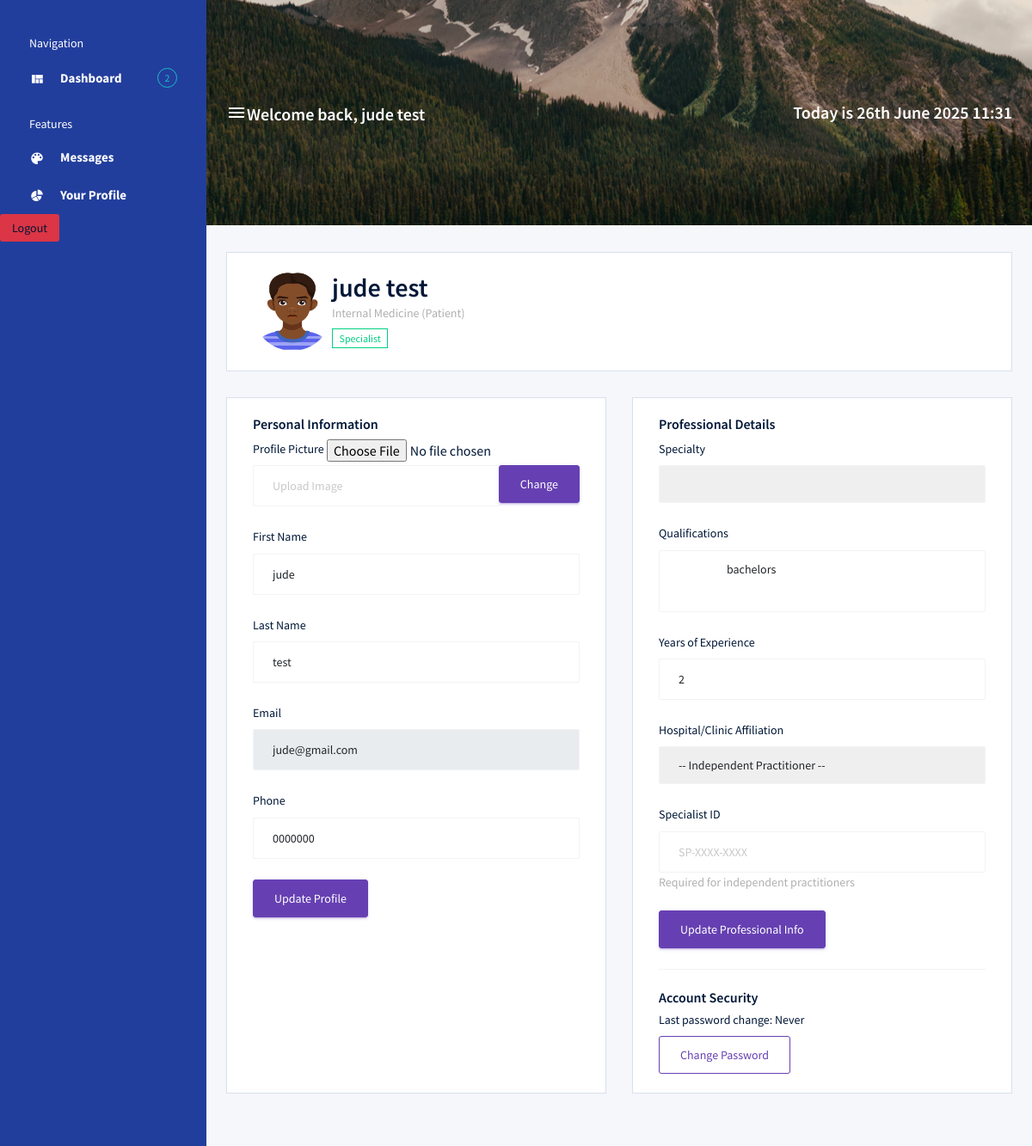
The app's page /profile/ (signed in) with its own data.
### core_app/models.py (models this page shows, shortened)
class User(AbstractUser):
    username = None
    email = models.EmailField('email address', unique=True)
    phone_number = models.CharField(max_length=10)
    is_patient = models.BooleanField(default=False)
    is_specialist = models.BooleanField(default=False)
    USERNAME_FIELD = 'email'
    REQUIRED_FIELDS = ['first_name', 'last_name', 'phone_number']
    objects = UserManager()

class SpecialistProfile(models.Model):
    user = models.OneToOneField(settings.AUTH_USER_MODEL, on_delete=models.CASCADE, primary_key=True, related_name='specialist_profile')
    specialty = models.ForeignKey(Specialty, on_delete=models.SET_NULL, null=True, blank=True, related_name='specialists')
    qualifications = models.TextField(blank=True, null=True)
    experience_years = models.PositiveIntegerField(blank=True, null=True)
    consultation_fee = models.DecimalField(max_digits=10, decimal_places=2, blank=True, null=True)
    profile_picture = models.ImageField(upload_to = "specialist_profile_pic", blank=True, null=True)
    hospital = models.ForeignKey('Hospital', on_delete=models.SET_NULL, null=True, blank=True, related_name='specialists')
    specialist_id = models.CharField(max_length=20, null=True, blank=True, help_text="Required if not affiliated with a hospital"
    )

class Specialty(models.Model):
    name = models.CharField(max_length=100, unique=True)
    description = models.TextField(blank=True, null=True)
    class Meta:
        verbose_name_plural = "Specialties"

### core_app/views.py (the view)
# urls.py: path('profile/', profile, name='profile'),
@login_required
def profile(request):
    return render(request, 'profile.html')  # Pass the context

### core_app/templates/profile.html (shortened to what this page needs)
{% extends 'dashboard.html' %}
{% load static %}
{% block content %}
<div class="main-panel">
  <div class="content-wrapper">
    <div class="row">
      <div class="col-12 grid-margin">
        <div class="card">
          <div class="card-body">
            <div class="d-flex align-items-center">
              <img src="{% if user.specialist_profile.profile_picture %}{{ user.specialist_profile.profile_picture.url }}{% else %}{% static 'images/default-avatar.jpg' %}{% endif %}"
                   class="img-lg rounded-circle" alt="profile image">
              <div class="ml-4">
                <h2 class="mb-1">{{ user.get_full_name|default:user.username }}</h2>
                <p class="text-muted mb-0">
                  {% if user.specialist_profile%}
                  {{ user.specialist_profile.specialty.name}}
                  {% endif %}
                  {% if user.specialist_profile.hospital %}
                    at {{ user.specialist_profile.hospital.name }}
                  {% else %}
                    (Patient)
                  {% endif %}
                </p>
                <div class="badge badge-outline-success mt-2">
                  Specialist
                </div>
              </div>
            </div>
          </div>
        </div>
      </div>
      <div class="col-md-6 grid-margin stretch-card">
        <div class="card">
          <div class="card-body">
            <h4 class="card-title">Personal Information</h4>
            <form method="post" enctype="multipart/form-data">
              <div class="form-group">
                <label>Profile Picture</label>
                <input type="file" name="profile_picture">
                <div class="input-group">
                  <input type="text" class="form-control file-upload-info" disabled placeholder="Upload Image">
                  <span class="input-group-append">
                    <button class="file-upload-browse btn btn-primary" type="button">Change</button>
                  </span>
                </div>
              </div>
              <div class="form-group">
                <label>First Name</label>
                <input type="text" class="form-control" name="first_name" value="{{ user.first_name }}" required>
              </div>
              <div class="form-group">
                <label>Last Name</label>
                <input type="text" class="form-control" name="last_name" value="{{ user.last_name }}" required>
              </div>
              <div class="form-group">
                <label>Email</label>
                <input type="email" class="form-control" value="{{ user.email }}" readonly>
              </div>
              <div class="form-group">
                <label>Phone</label>
                <input type="tel" class="form-control" name="phone" value="{{ user.phone_number|default:'' }}">
              </div>
              <button type="submit" class="btn btn-primary mr-2">Update Profile</button>
            </form>
          </div>
        </div>
      </div>
      <div class="col-md-6 grid-margin stretch-card">
        <div class="card">
          <div class="card-body">
            <h4 class="card-title">Professional Details</h4>
            <div class="mb-4">
              <form method="post">
                <div class="form-group">
                  <label>Specialty</label>
                  <select class="form-control" name="specialty" required>
                  </select>
                </div>
                <div class="form-group">
                  <label>Qualifications</label>
                  <textarea class="form-control" name="qualifications" rows="3" required>
                    {{ user.specialist_profile.qualifications|default:'' }}
                  </textarea>
                </div>
                <div class="form-group">
                  <label>Years of Experience</label>
                  <input type="number" class="form-control" name="experience_years"
                         value="{{ user.specialist_profile.experience_years|default:0 }}" min="0" required>
                </div>
                <div class="form-group">
                  <label>Hospital/Clinic Affiliation</label>
                  <select class="form-control" name="hospital">
                    <option value="">-- Independent Practitioner --</option>
                  </select>
                </div>
                {% if not user.specialist_profile.hospital %}
                <div class="form-group">
                  <label>Specialist ID</label>
                  <input type="text" class="form-control" name="specialist_id"
                         value="{{ user.specialist_profile.specialist_id|default:'' }}"
                         placeholder="SP-XXXX-XXXX">
                  <small class="form-text text-muted">Required for independent practitioners</small>
                </div>
                {% endif %}
                <button type="submit" class="btn btn-primary">Update Professional Info</button>
              </form>
            </div>
            <div class="mt-4 pt-4 border-top">
              <h6>Account Security</h6>
              <p>Last password change: {{ user.password_changed_date|date:"M d, Y"|default:"Never" }}</p>
              <a href="{% url 'password_change' %}" class="btn btn-outline-primary">Change Password</a>
            </div>
          </div>
        </div>
      </div>
    </div>
  </div>
</div>
{% endblock %}

### core_app/templates/dashboard.html (shortened to what this page needs)
{% load static %}
<!DOCTYPE html>
<html lang="en">
<head>
  <link rel="stylesheet" href="{% static 'vendors/mdi/css/materialdesignicons.min.css' %}">
  <link rel="stylesheet" href="{% static 'vendors/css/vendor.bundle.base.css' %}">
  <link rel="stylesheet" href="{% static 'css/style.css' %}">
</head>
<body>
  <div class="container-scroller d-flex">
    <nav class="sidebar sidebar-offcanvas" id="sidebar">
      <ul class="nav">
        <li class="nav-item sidebar-category">
          <p>Navigation</p>
        </li>
        <li class="nav-item">
          <a class="nav-link" href="{% url 'specialist_search' %}">
            <i class="mdi mdi-view-quilt menu-icon"></i>
            <span class="menu-title">Dashboard</span>
            <div class="badge badge-info badge-pill">2</div>
          </a>
        </li>
        <li class="nav-item sidebar-category">
          <p>Features</p>
        </li>
        <li class="nav-item">
          <a class="nav-link" href="{% url 'inbox' %}" >
            <i class="mdi mdi-palette menu-icon"></i>
            <span class="menu-title">Messages</span>
          </a>
        </li>
        <li class="nav-item">
          <a class="nav-link" href="{% url 'core_app:profile' %}">
            <i class="mdi mdi-chart-pie menu-icon"></i>
            <span class="menu-title">Your Profile</span>
          </a>
        </li>
        <li class="nav-item">
          <form action="{% url 'logout' %}" method="post">
            <button class="btn bg-danger btn-sm menu-title">Logout</button>
          </form>
        </li>
      </ul>
    </nav>
    <div class="container-fluid page-body-wrapper">
      <nav class="navbar col-lg-12 col-12 px-0 py-0 py-lg-4 d-flex flex-row">
        <div class="navbar-menu-wrapper d-flex align-items-center justify-content-end">
          <button class="navbar-toggler navbar-toggler align-self-center" type="button" data-toggle="minimize">
            <span class="mdi mdi-menu"></span>
          </button>
          <h4 class="font-weight-bold mb-0 d-none d-md-block mt-1">Welcome back, {{ user.get_full_name|default:user.username }}</h4>
          <ul class="navbar-nav navbar-nav-right">
            <li class="nav-item">
              <h4 class="mb-0 font-weight-bold d-none d-xl-block">
                Today is {{ current_date }}
                {% now "jS F Y H:i" %} </h4>
            </li>
          </ul>
        </div>
      </nav>
      {% block content %}
       {% endblock content %}
    </div>
  </div>
</body>
</html>

### records on screen
User: get_full_name "jude test", specialist_profile.specialty.name "Internal Medicine", first_name "jude", last_name "test", email "jude@gmail.com", phone "0000000", qualifications "bachelors", experience_years "2"

### other values on screen
{{ user.password_changed_date|date:"M d, Y"|default:"Never" }} "Never"
